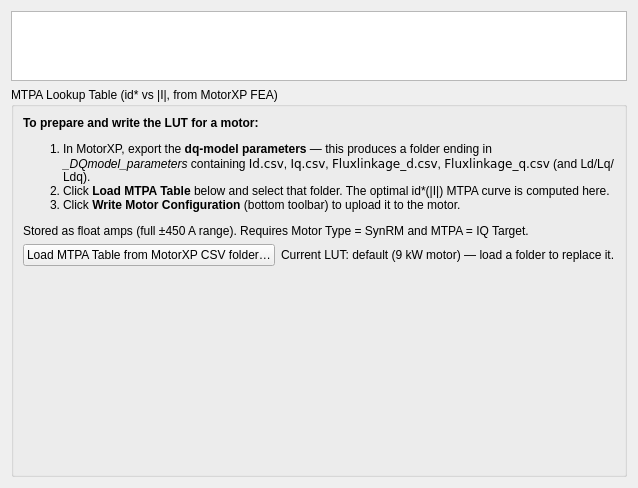
<?xml version="1.0" encoding="UTF-8"?>
<ui version="4.0">
 <class>PageSynrm</class>
 <widget class="QWidget" name="PageSynrm">
  <property name="geometry">
   <rect>
    <x>0</x>
    <y>0</y>
    <width>533</width>
    <height>257</height>
   </rect>
  </property>
  <property name="windowTitle">
   <string>Form</string>
  </property>
  <layout class="QVBoxLayout" name="verticalLayout">
   <item>
    <widget class="ParamTable" name="paramTab"/>
   </item>
   <item>
    <widget class="QGroupBox" name="mtpaGroup">
     <property name="title">
      <string>MTPA Lookup Table (id* vs |I|, from MotorXP FEA)</string>
     </property>
     <layout class="QVBoxLayout" name="mtpaGroupLayout">
      <item>
       <widget class="QLabel" name="mtpaHelpLabel">
        <property name="textFormat">
         <enum>Qt::RichText</enum>
        </property>
        <property name="wordWrap">
         <bool>true</bool>
        </property>
        <property name="text">
         <string>&lt;b&gt;To prepare and write the LUT for a motor:&lt;/b&gt;&lt;ol&gt;&lt;li&gt;In MotorXP, export the &lt;b&gt;dq-model parameters&lt;/b&gt; — this produces a folder ending in &lt;i&gt;_DQmodel_parameters&lt;/i&gt; containing &lt;tt&gt;Id.csv&lt;/tt&gt;, &lt;tt&gt;Iq.csv&lt;/tt&gt;, &lt;tt&gt;Fluxlinkage_d.csv&lt;/tt&gt;, &lt;tt&gt;Fluxlinkage_q.csv&lt;/tt&gt; (and Ld/Lq/Ldq).&lt;/li&gt;&lt;li&gt;Click &lt;b&gt;Load MTPA Table&lt;/b&gt; below and select that folder. The optimal id*(|I|) MTPA curve is computed here.&lt;/li&gt;&lt;li&gt;Click &lt;b&gt;Write Motor Configuration&lt;/b&gt; (bottom toolbar) to upload it to the motor.&lt;/li&gt;&lt;/ol&gt;Stored as float amps (full ±450 A range). Requires Motor Type = SynRM and MTPA = IQ Target.</string>
        </property>
       </widget>
      </item>
      <item>
       <layout class="QHBoxLayout" name="mtpaLayout">
        <item>
         <widget class="QPushButton" name="loadMtpaButton">
          <property name="text">
           <string>Load MTPA Table from MotorXP CSV folder…</string>
          </property>
          <property name="toolTip">
           <string>Select a MotorXP _DQmodel_parameters folder (Id.csv, Iq.csv, Fluxlinkage_d.csv, Fluxlinkage_q.csv). The MTPA id*(|I|) locus is computed here and written into the SynRM MTPA lookup table. Then Write Motor Configuration to upload it.</string>
          </property>
         </widget>
        </item>
        <item>
         <widget class="QLabel" name="mtpaInfoLabel">
          <property name="text">
           <string>Current LUT: default (9 kW motor) — load a folder to replace it.</string>
          </property>
         </widget>
        </item>
        <item>
         <spacer name="mtpaSpacer">
          <property name="orientation">
           <enum>Qt::Horizontal</enum>
          </property>
          <property name="sizeHint" stdset="0">
           <size>
            <width>40</width>
            <height>20</height>
           </size>
          </property>
         </spacer>
        </item>
       </layout>
      </item>
      <item>
       <widget class="QCustomPlot" name="mtpaPlot" native="true">
        <property name="sizePolicy">
         <sizepolicy hsizetype="Preferred" vsizetype="MinimumExpanding">
          <horstretch>0</horstretch>
          <verstretch>0</verstretch>
         </sizepolicy>
        </property>
        <property name="minimumSize">
         <size>
          <width>0</width>
          <height>220</height>
         </size>
        </property>
       </widget>
      </item>
     </layout>
    </widget>
   </item>
  </layout>
 </widget>
 <customwidgets>
  <customwidget>
   <class>ParamTable</class>
   <extends>QTableWidget</extends>
   <header>widgets/paramtable.h</header>
  </customwidget>
  <customwidget>
   <class>QCustomPlot</class>
   <extends>QWidget</extends>
   <header>widgets/qcustomplot.h</header>
   <container>1</container>
  </customwidget>
 </customwidgets>
 <resources/>
 <connections/>
</ui>
